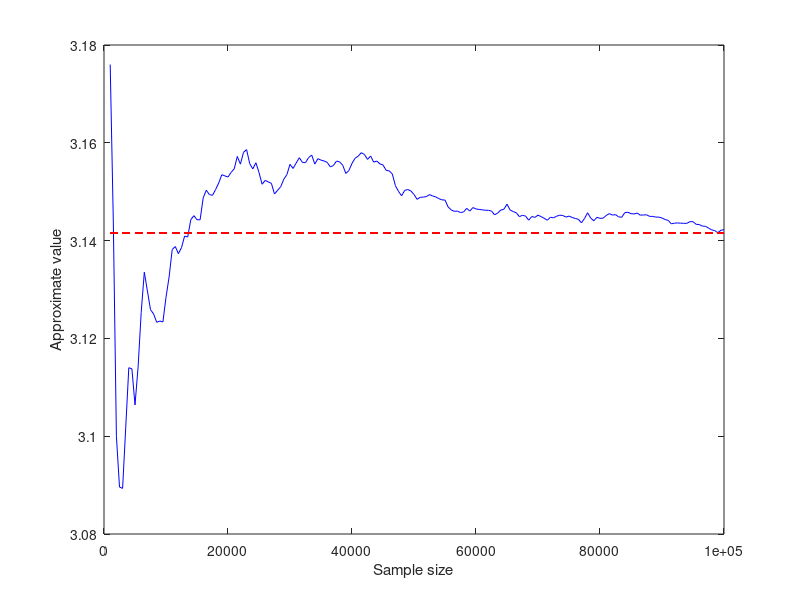

The MATLAB script that drew this image:
%% Aprroximate pi
n = 1000:500:10^5;
pi_hat = nan(length(n),1);
for i=1:length(n)
    rng(1234); s = rng; X = rand(n(i),1);
    rng(2345); s = rng; Y = rand(n(i),1);
    pi_hat(i) = 4*sum(X.^2+Y.^2 <= 1)/n(i);
end
hold all
plot(n,pi_hat,'b',n,repmat(pi,length(n)),'--r')
xlabel('Sample size')
ylabel('Approximate value')
box('on')